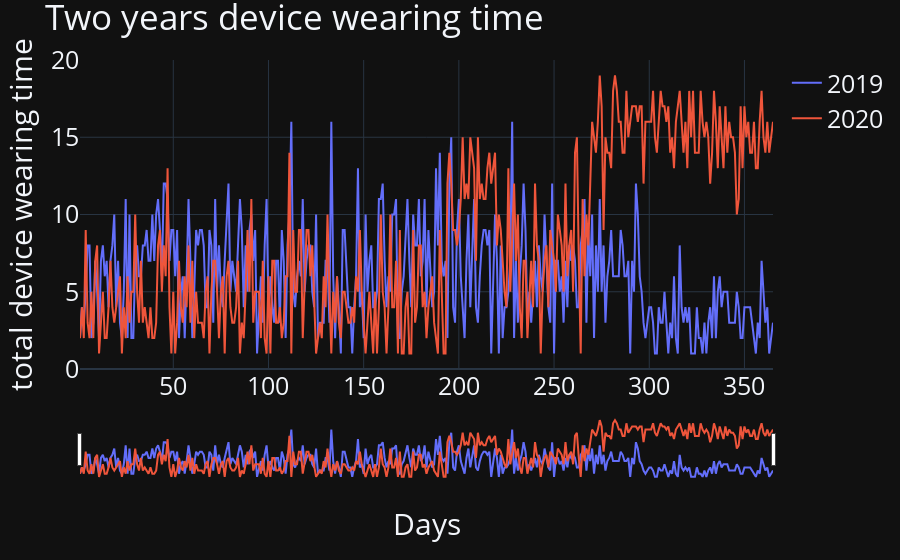

Write notebook code for a chart like this one.
### Code cell
year_df_cleaned=df_cleaned
import plotly.express as px
fig = px.line()  
for i,n in enumerate(year_df_cleaned.columns[1:7]):  
  fig.add_scatter(x=year_df_cleaned['Day'], y= year_df_cleaned[year_df_cleaned.columns[i+1]], name= year_df_cleaned.columns[i+1]) 

fig.update_layout(  
title = 'Two years device wearing time'
,xaxis_title = 'Days'  
,yaxis_title = 'total device wearing time'  
,font = dict(size = 25)  
,template = 'plotly_dark' #"plotly", "plotly_white", "plotly_dark", "ggplot2", "seaborn", "simple_white", "none"  
)  
# fig.show()
fig.update_xaxes(rangeslider_visible=True)

### Figure 1 — Plotly figure (JSON) as saved in the notebook; plotly's stock layout.template omitted (floating-point values rounded to 4 significant figures; data arrays with more than 128 entries replaced by an {"elided": "..."} marker saying what was removed)
{"data": [{"name": "2019", "type": "scatter", "x": {"elided": "365 int values"}, "y": {"elided": "365 int values"}}, {"name": "2020", "type": "scatter", "x": {"elided": "365 int values"}, "y": {"elided": "365 int values"}}], "layout": {"font": {"size": 25}, "legend": {"tracegroupgap": 0}, "margin": {"t": 60}, "title": {"text": "Two years device wearing time"}, "xaxis": {"anchor": "y", "domain": [0, 1], "rangeslider": {"visible": true}, "title": {"text": "Days"}}, "yaxis": {"anchor": "x", "domain": [0, 1], "title": {"text": "total device wearing time"}}}}
